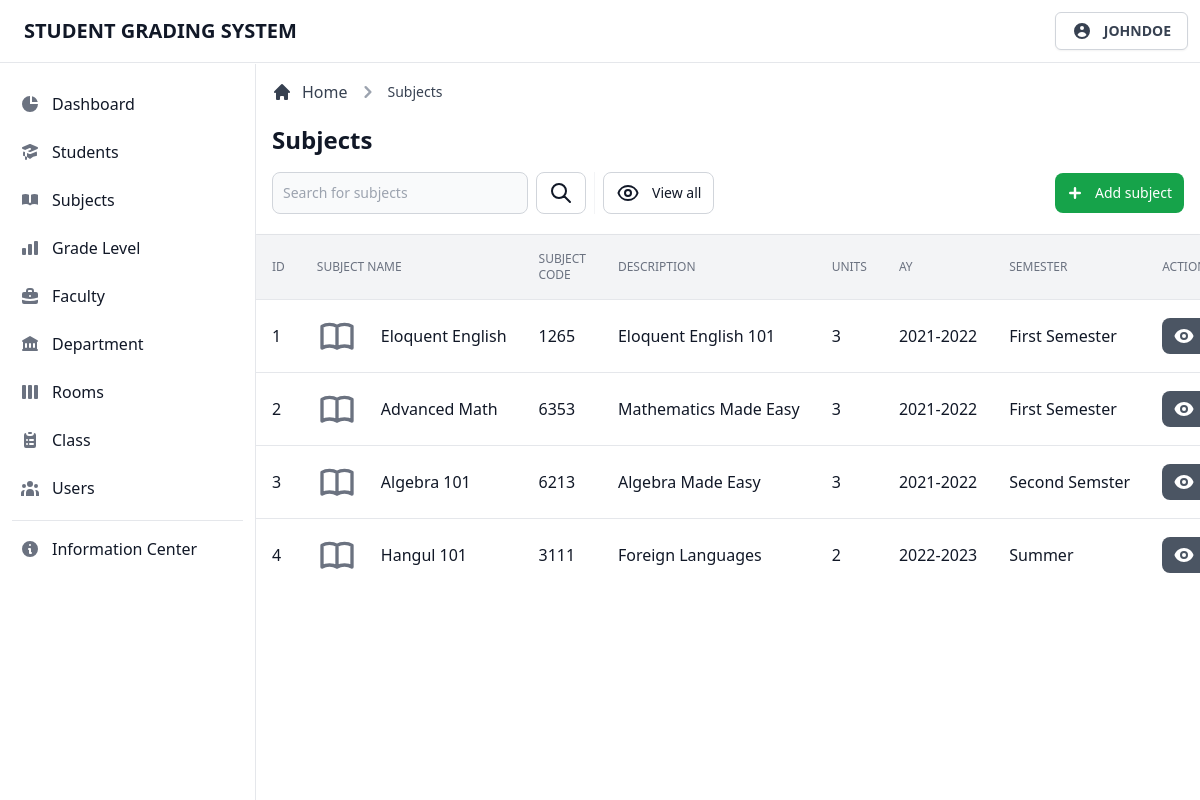
The page /admin/view/subjects.php (signed in) on the database its author committed.
### tables this page shows
CREATE TABLE `tblsubjects` (
  `subj_id` int(11) NOT NULL,
  `subj_code` int(11) NOT NULL,
  `subj_name` varchar(255) NOT NULL,
  `subj_desc` varchar(255) DEFAULT NULL,
  `subj_unit` int(11) NOT NULL,
  `subj_ay` varchar(255) NOT NULL,
  `subj_sem` varchar(255) NOT NULL
);

### admin/database/database.classes.php (called while the page is built)
<?php
class Dbh
{
  private $hostname = 'localhost';
  private $username = 'root';
  private $password = '';
  private $dbname = 'dbgradingsystem';
  public function connect()
  {
    try {
      $dbh = new PDO('mysql:host=' . $this->hostname . ';dbname=' . $this->dbname, $this->username, $this->password);
      return $dbh;
    } catch (PDOException $e) {
      print "Error!: " . $e->getMessage() . "<br>";
      die();
    }
  }
}

### admin/classes/display-data.classes.php (called while the page is built, shortened)
<?php
class DisplaySubjects extends Dbh
{
  protected function getData()
  {
    $sql = 'SELECT * FROM tblsubjects;';
    $stmt = $this->connect()->query($sql);
    $result = 0;
    if (!$stmt) {
      $stmt = null;
      header('Location: ../view/subjects.php?error=stmtfailed');
      exit;
    } else {
      while ($row = $stmt->fetchAll(PDO::FETCH_ASSOC)) {
        $result = $row;
      }
      return $result;
    }
    return $result;
  }
}

### admin/controller/display-data.contr.php (called while the page is built, shortened)
<?php
class DisplaySubjectsContr extends DisplaySubjects
{
  public function fetchData()
  {
    $result = $this->getData();
    return $result;
  }
}

### admin/page/subjects/subjects-table.php (the view, shortened to what this page needs)
<div class="flex flex-col min-w-full overflow-hidden overflow-x-auto align-middle shadow">
  <table class="min-w-full divide-y divide-gray-200 table-fixed">
    <thead class="bg-gray-100">
      <tr>
        <th scope="col" class="p-4 text-xs font-medium text-left text-gray-500 uppercase">
          ID
        </th>
        <th scope="col" class="p-4 text-xs font-medium text-left text-gray-500 uppercase">
          Subject Name
        </th>
        <th scope="col" class="p-4 text-xs font-medium text-left text-gray-500 uppercase">
          Subject Code
        </th>
        <th scope="col" class="p-4 text-xs font-medium text-left text-gray-500 uppercase">
          Description
        </th>
        <th scope="col" class="p-4 text-xs font-medium text-left text-gray-500 uppercase">
          Units
        </th>
        <th scope="col" class="p-4 text-xs font-medium text-left text-gray-500 uppercase">
          AY
        </th>
        <th scope="col" class="p-4 text-xs font-medium text-left text-gray-500 uppercase">
          Semester
        </th>
        <th scope="col" class="p-4 text-xs font-medium text-left text-gray-500 uppercase">
          Actions
        </th>
      </tr>
    </thead>
    <tbody class="bg-white divide-y divide-gray-200 ">
      <?php foreach ($result as $data) : ?>
        <tr class="hover:bg-gray-100 group">
          <td class="p-4 text-base font-normal text-gray-900 whitespace-nowrap">
            <div class="flex items-center">
              <?= $data['subj_id']; ?>
            </div>
          </td>
          <td class="flex items-center p-4 mr-12 space-x-6 whitespace-nowrap lg:mr-0">
            <div class="text-sm font-normal text-gray-500">
              <div class="text-base font-normal text-gray-900 capitalize">
                <?= $data['subj_name']; ?>
              </div>
            </div>
          </td>
          <td class="p-4 text-base font-normal text-gray-900 whitespace-nowrap">
            <div class="flex items-center capitalize">
              <?= $data['subj_code']; ?>
            </div>
          </td>
          <td class="p-4 text-base font-normal text-gray-900 whitespace-nowrap">
            <div class="flex items-center capitalize">
              <?= $data['subj_desc']; ?>
            </div>
          </td>
          <td class="p-4 text-base font-normal text-gray-900 whitespace-nowrap">
            <div class="flex items-center capitalize">
              <?= $data['subj_unit']; ?>
            </div>
          </td>
          <td class="p-4 text-base font-normal text-gray-900 whitespace-nowrap">
            <div class="flex items-center capitalize">
              <?= $data['subj_ay']; ?>
            </div>
          </td>
          <td class="p-4 text-base font-normal text-gray-900 whitespace-nowrap">
            <div class="flex items-center capitalize">
              <?= $data['subj_sem']; ?>
            </div>
          </td>
          <td class="p-4 space-x-2 whitespace-nowrap">
            <button type="button" data-view-button data-name="<?= $data['subj_name']; ?>" data-code="<?= $data['subj_code']; ?>" data-desc="<?= $data['subj_desc']; ?>" data-unit="<?= $data['subj_unit']; ?>" data-ay="<?= $data['subj_ay']; ?>" data-sem="<?= $data['subj_sem']; ?>" class="inline-flex items-center px-3 py-2 text-sm font-medium text-center text-white bg-gray-600 rounded-lg hover:bg-gray-700 focus:ring-4 focus:ring-gray-200">
            </button>
          </td>
        </tr>
      <?php endforeach; ?>
    </tbody>
  </table>
</div>

### rows shown on the page
tblsubjects: subj_id "1", subj_name "Eloquent English", subj_code "1265", subj_desc "Eloquent English 101", subj_unit "3", subj_ay "2021-2022", subj_sem "First Semester"
tblsubjects: subj_id "2", subj_name "Advanced Math", subj_code "6353", subj_desc "Mathematics Made Easy", subj_unit "3", subj_ay "2021-2022", subj_sem "First Semester"
tblsubjects: subj_id "3", subj_name "Algebra 101", subj_code "6213", subj_desc "Algebra Made Easy", subj_unit "3", subj_ay "2021-2022", subj_sem "Second Semster"
tblsubjects: subj_id "4", subj_name "Hangul 101", subj_code "3111", subj_desc "Foreign Languages", subj_unit "2", subj_ay "2022-2023", subj_sem "Summer"

### other values the page prints
$user "JOHNDOE"
$breadcrumb1 "Subjects"
$page "Subjects"
$btn "subject"
